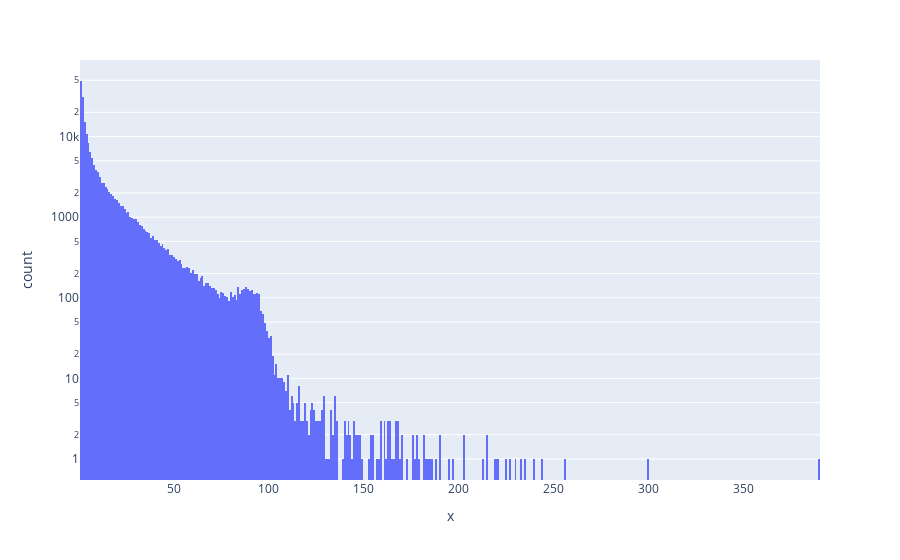

Write notebook code for a chart like this one.
### Code cell
px.histogram(x = all_data['rev_wcount'],log_y = True)

### Figure 1 — Plotly figure (JSON) as saved in the notebook; plotly's stock layout.template omitted (floating-point values rounded to 4 significant figures; data arrays with more than 128 entries replaced by an {"elided": "..."} marker saying what was removed)
{"data": [{"alignmentgroup": "True", "bingroup": "x", "hovertemplate": "x=%{x}<br>count=%{y}<extra></extra>", "legendgroup": "", "marker": {"color": "#636efa", "pattern": {"shape": ""}}, "name": "", "offsetgroup": "", "orientation": "v", "showlegend": false, "type": "histogram", "x": {"elided": "190094 int values"}, "xaxis": "x", "yaxis": "y"}], "layout": {"barmode": "relative", "legend": {"tracegroupgap": 0}, "margin": {"t": 60}, "xaxis": {"anchor": "y", "domain": [0, 1], "title": {"text": "x"}}, "yaxis": {"anchor": "x", "domain": [0, 1], "title": {"text": "count"}, "type": "log"}}}
